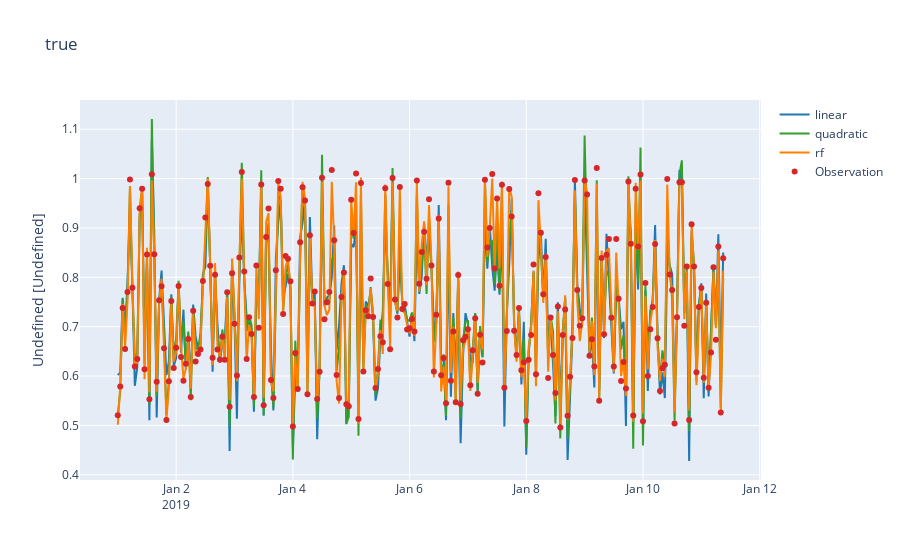

The cell this chart's notebook holds for it:
### Code cell
cmp.plot_timeseries(backend="plotly");

### Figure 1 — Plotly figure (JSON) as saved in the notebook; plotly's stock layout.template omitted (floating-point values rounded to 4 significant figures; data arrays with more than 128 entries replaced by an {"elided": "..."} marker saying what was removed)
{"data": [{"line": {"color": "#1f78b4"}, "name": "linear", "type": "scatter", "x": {"elided": "250 str values"}, "y": {"elided": "250 float values"}}, {"line": {"color": "#33a02c"}, "name": "quadratic", "type": "scatter", "x": {"elided": "250 str values"}, "y": {"elided": "250 float values"}}, {"line": {"color": "#ff7f00"}, "name": "rf", "type": "scatter", "x": {"elided": "250 str values"}, "y": {"elided": "250 float values"}}, {"marker": {"color": "#d62728"}, "mode": "markers", "name": "Observation", "type": "scatter", "x": {"elided": "250 str values"}, "y": {"elided": "250 float values"}}], "layout": {"title": {"text": "true"}, "yaxis": {"title": {"text": "Undefined [Undefined]"}}}}
